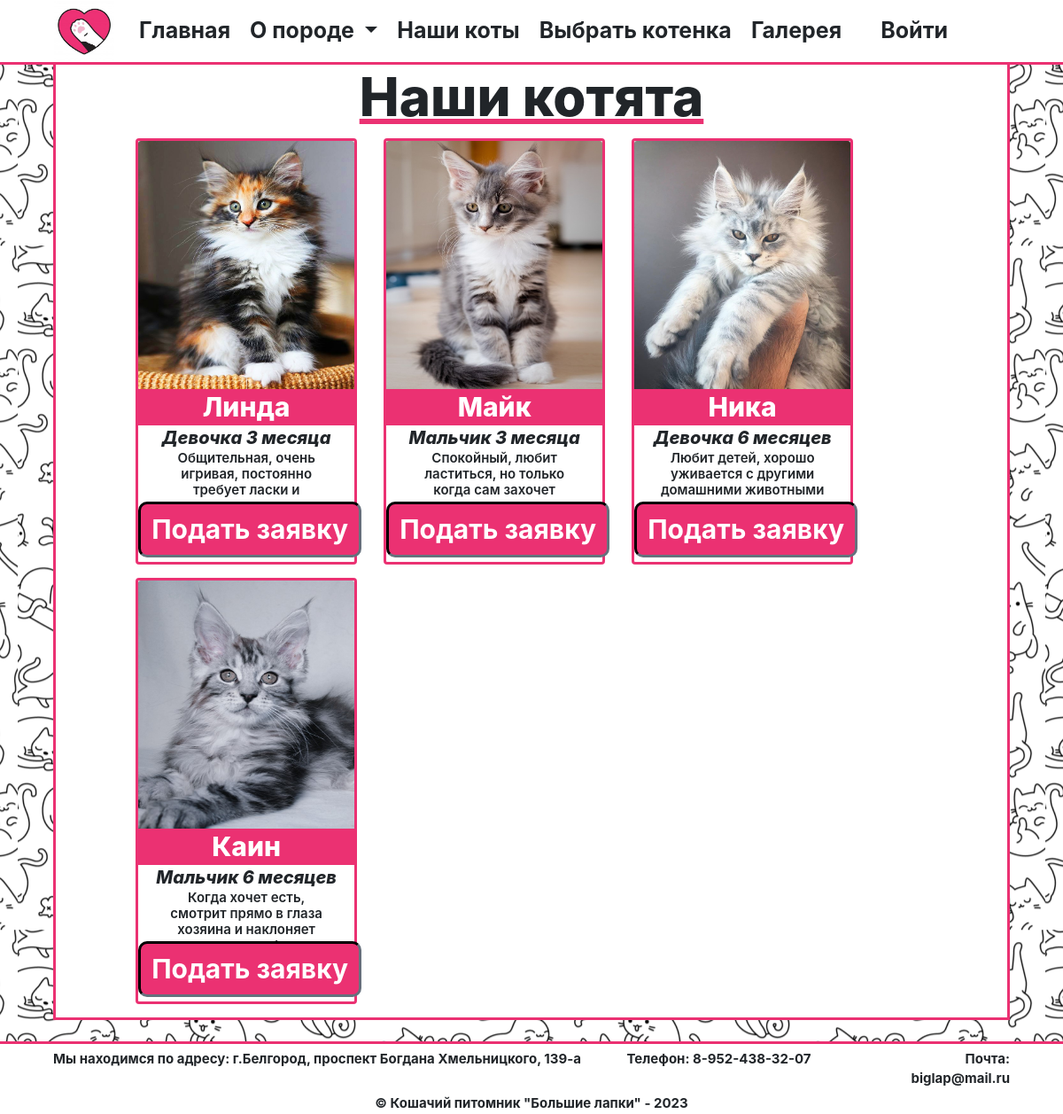
Page /kittens.php on the committed database.
### tables this page shows
CREATE TABLE `pages` (
  `id` int(11) NOT NULL,
  `title` varchar(100) NOT NULL,
  `content` text NOT NULL
);

CREATE TABLE `kittens` (
  `id` int(11) NOT NULL,
  `name` varchar(100) NOT NULL,
  `gender` varchar(100) NOT NULL,
  `age` varchar(100) NOT NULL,
  `characteristic` varchar(200) NOT NULL,
  `image` varchar(100) NOT NULL
);

### kittens.php (the view, shortened to what this page needs)
<?php
$username = "root";
$password = "";
$dbname = "biglap";
$mysqli = new mysqli($servername, $username, $password, $dbname);
        if ($mysqli -> connect_error)
        {
            $err['conn'] = 'Ошибка подключения';
            mysqli_close($mysqli);
            header('Location: '.$_SERVER['PHP_SELF'].'?message=err');
        }
        else
        {
            $sql = "SELECT * FROM pages WHERE id = 4";
            $res = $mysqli -> query($sql);
            if ($res -> num_rows > 0)
            {
                while ($row = $res -> fetch_assoc())
                {
                   $text = $row['content'];
                }
            }
        }
require('components/header.php');
require('components/menu.php');
?>
<div class="body-content kittens-body-content">
    <?=$text?>
    <div class="row">
        <?php
            $mysqli = new mysqli($servername, $username, $password, $dbname);
        if ($mysqli -> connect_error)
        {
            $err['conn'] = 'Ошибка подключения';
            mysqli_close($mysqli);
            header('Location: '.$_SERVER['PHP_SELF'].'?message=err');
        }
        else
        {
            $sql = "SELECT * FROM kittens";
            $res = $mysqli -> query($sql);
            if ($res -> num_rows > 0)
            {
                while ($row = $res -> fetch_assoc())
                {
                    echo '<div class="col-lg-3">
            <div class="card text-center">
                <img class="card-img-top" src="img/'.$row['image'].'">
                <div class="card-body">
                    <h2 class="card-title">'.$row['name'].'</h2>
                    <h3 class="card-subtitle">'.$row['gender'].' '.$row['age'].'</h3>
                    <h4 class="card-text">'.$row['characteristic'].'</h4>
                    <a href="authorization.php" class="btn btn-primary">Подать заявку</a>
                </div>
            </div>
        </div>';
                }
            }
        }
            ?>
    </div>
</div>
<hr />
<?php
require('components/footer.php');
?>

### components/header.php (shortened to what this page needs)
<?php header("Content-type: text/html;charset=utf-8");
$root_path = "http://".$_SERVER['SERVER_NAME'];?>
<!DOCTYPE html>
<html>
<head>
    <link href="<?=$root_path?>/style.css" rel="stylesheet" />
    <link href="<?=$root_path?>/bootstrap-4.0.0/dist/css/bootstrap.css" rel="stylesheet">
</head>
    <main>

### components/menu.php (shortened to what this page needs)
<body>
    <nav class="nav navbar fixed-top navbar-expand-lg">
        <div class="container nav-container">
            <div class="navbar-brand brand">
                <a href="/index.php">
                    <img src="img/heart2.jpg" class="card-img-top">
                </a>
            </div>
            <div class="navbar-collapse collapse nav-coll">
                <ul class="navbar-nav mr-auto">
                    <li class="nav-item">
                        <a class="nav-link" href="index.php">Главная</a></li>
                    <li class="nav-item dropdown show">
                        <a class="nav-link dropdown-toggle" href="" role="button" id="dropdownMenuLink" data-toggle="dropdown" aria-haspopup="true" aria-expanded="false">
                            О породе
                        </a>
                    </li>
                    <li class="nav-item">
                        <a class="nav-link" href="cats.php">Наши коты</a></li>
                    <li class="nav-item">
                        <a class="nav-link" href="kittens.php">Выбрать котенка</a></li>
                    <li class="nav-item">
                        <a class="nav-link" href="gallery.php">Галерея</a></li>
                    <li class="nav-item nav-item-hidden">
                        <a class="nav-link" href="count.php"></a></li>
                    <li class="nav-item nav-item-aut">
                        <a class="nav-link" href="authorization.php">Войти</a></li>
                </ul>
            </div>
        </div>
    </nav>

### components/footer.php (shortened to what this page needs)
    <footer>
        <div class="container-fluid">
            <div class="row">
                <div class="col-lg-7">
                    Мы находимся по адресу: г.Белгород, проспект Богдана Хмельницкого, 139-а
                </div>
                <div class="col-lg-3">
                    Телефон: 8-952-438-32-07
                </div>
                <div class="col-lg-2">
                    Почта: biglap&#64mail.ru
                </div>
            </div>
        </div>
    </footer>
</body>
</html>

### style.css (style rules this page uses)
html { background: url("img/fon1.png") no-repeat center center fixed; -webkit-background-size: cover; -moz-background-size: cover; -o-background-size: cover; background-size: cover; }
main { font: 'Russo One' !important; background-color: white; background-image: url("img/fon1.png"); background-repeat: repeat; background-position: center; }
div.brand { max-height: 70px; max-width: 70px; padding: 1px; }
div.container { margin-left: 5%; margin-right: 5%; }
div.nav-container { max-height: 70px; background-color: white; padding: 0; margin-left: 5%; margin-right: 5%; }
div.navbar-collapse { font-size: 25px; }
.body-content, div.thanks, div.count { padding: 0 !important; width: auto; margin-left: 5%; margin-right: 5%; border: 3px solid RGB(235, 49, 114); background: white; }
.nav-link { color: RGB(33, 37, 41); text-decoration-color: RGB(235, 49, 114) !important; font-weight: 700; border: 3px solid white; border-radius: 10px; }
nav.nav { max-height: 73px; padding-left: 0 !important; padding-right: 0 !important; background-color: white; border-bottom: 3px solid RGB(235, 49, 114); padding: 0; }
a.btn-primary { font-size: 40px; font-weight: 700; margin-left: 10%; margin-top: 2%; background-color: RGB(235, 49, 114); border: 3px inset RGB(33, 37, 41); border-radius: 10px; }
main hr { margin-bottom: 0; margin-top: 0.5%; border-top: 3px solid RGB(235, 49, 114); }
footer div.row { text-align: left; margin-bottom: 0.5%; }
footer div.col-lg-3 { text-align: left; }
footer div.col-lg-2 { text-align: right; }
footer { background: white; padding-top: 0.5%; }
footer div.container-fluid { margin-left: 5%; margin-right: 5%; padding: 0; text-align: center; width: auto !important; font-weight: 700; font-size: 15px; }
div.kittens-body-content div.col-lg-3, div.edit-kittens-body-content div.col-lg-3 { min-width: min-content; width: auto; }
div.about-body-content, div.cats-body-content, div.kittens-body-content, div.gallery-body-content, div.request-body-content, div.thanks, div.count { border: 3px solid RGB(235, 49, 114); background: white; margin-top: 70px; margin-bottom: 2%; }
div.about-body-content h1, div.cats-body-content h1, div.kittens-body-content h1, div.gallery-body-content h1, div.request-body-content h1, div.count h1 { text-indent: 0; text-align: center; font-size: 70px; font-weight: 800; color: RGB(33, 37, 41); text-decoration: underline; text-decoration-color: RGB(235, 49, 114) !important; margin-bottom: 1% !important; }
div.kittens-body-content div.card { border: 3px solid RGB(235, 49, 114); margin-bottom: 6%; min-width: 250px; max-width: 250px; max-height: 500px; }
div.kittens-body-content img.card-img-top { max-height: 280px; max-width: 280px; }
div.cats-body-content div.card-body, div.kittens-body-content div.card-body { padding: 0; }
div.cats-body-content h1, div.kittens-body-content h1, div.gallery-body-content h1, div.request-body-content h1 { margin-bottom: 0.5%; font-size: 60px; }
div.kittens-body-content h2.card-title { font-size: 30px; font-weight: 800; color: white; background: RGB(235, 49, 114); margin-bottom: 0; padding: 1%; }
div.kittens-body-content div.row { margin-left: 7%; margin-right: 7%; }
div.kittens-body-content h3.card-subtitle { font-size: 20px; font-weight: 800; font-style: italic; margin: 1%; }
div.kittens-body-content h4.card-text { font-size: 15px; font-weight: 600; text-align: center; padding-left: 10%; padding-right: 10%; margin-bottom: 1%; min-height: 50px; max-height: 50px; }
div.kittens-body-content a.btn-primary { margin: 0; margin-bottom: 2%; font-size: 30px; font-weight: 700; margin-top: 2%; }

### rows in the picture
pages: content "Наши котята"
kittens: image (picture), name "Линда", gender "Девочка", age "3 месяца", characteristic "Общительная, очень игривая, постоянно требует ласки и…"
kittens: image (picture), name "Майк", gender "Мальчик", age "3 месяца", characteristic "Спокойный, любит ластиться, но только когда сам захочет"
kittens: image (picture), name "Ника", gender "Девочка", age "6 месяцев", characteristic "Любит детей, хорошо уживается с другими домашними животными"
kittens: image (picture), name "Каин", gender "Мальчик", age "6 месяцев", characteristic "Когда хочет есть, смотрит прямо в глаза хозяина и наклоняет…"
